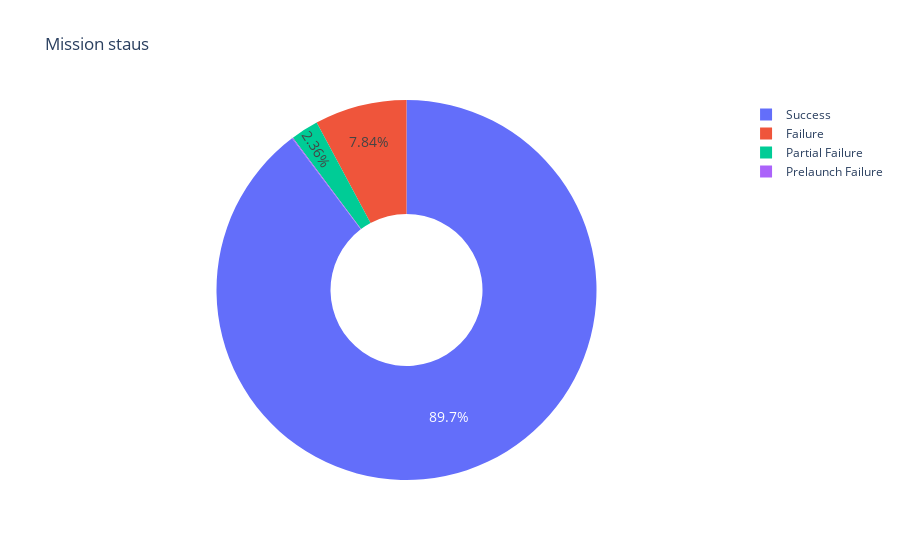

Write notebook code for a chart like this one.
### Code cell
fig = px.pie(
    labels=missions_sts.index,
    values=missions_sts.values,
    title='Mission staus',
    names=missions_sts.index,
    hole=0.4
)
fig.update_traces(
    textposition='inside',
    textfont_size=14,
    textinfo='percent'
)
fig.show()

### Figure 1 — Plotly figure (JSON) as saved in the notebook; plotly's stock layout.template omitted (floating-point values rounded to 4 significant figures)
{"data": [{"domain": {"x": [0, 1], "y": [0, 1]}, "hole": 0.4, "hovertemplate": "label=%{label}<br>value=%{value}<extra></extra>", "labels": ["Success", "Failure", "Partial Failure", "Prelaunch Failure"], "legendgroup": "", "name": "", "showlegend": true, "textfont": {"size": 14}, "textinfo": "percent", "textposition": "inside", "type": "pie", "values": [3879, 339, 102, 4]}], "layout": {"legend": {"tracegroupgap": 0}, "title": {"text": "Mission staus"}}}
